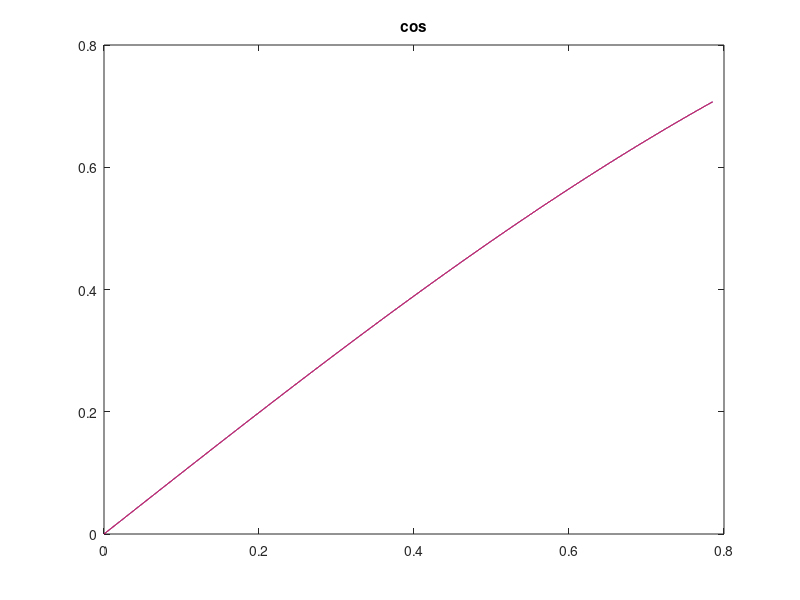
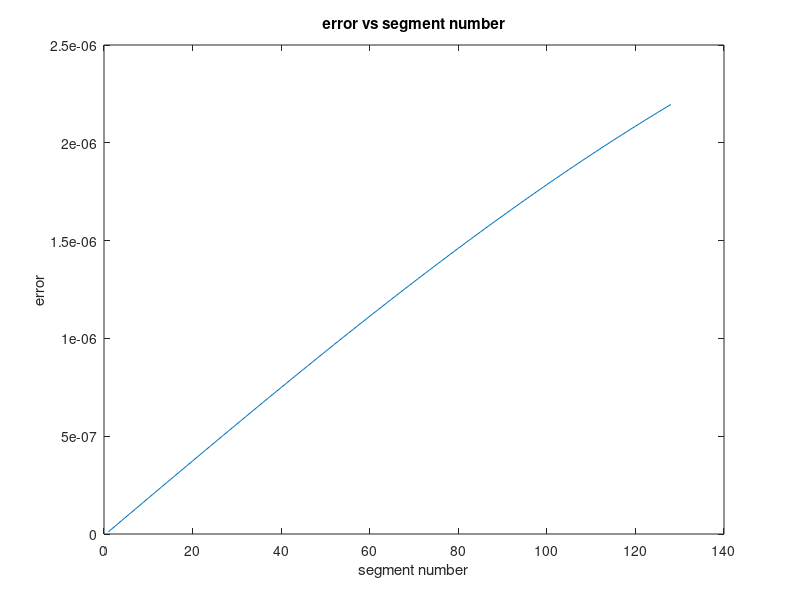

Source code (MATLAB) for these figures, in order:
%%a simple example for polyfit to approximate cosine function
%% Kiran Gunnam
clear all
clc
close all

ns=128; %%number of segments
nr=128; %%number of points in each segment
np=1 %% polynomial order used
arg_max=pi/4;

for i=1:ns
    xsegment_start = (i-1)/ns*arg_max;
    xsegment_end   = i/ns*arg_max;
    xsegment_step  = 1/(ns*nr)*arg_max;

    x(i,:)  =  xsegment_start:xsegment_step:xsegment_end;
    y(i,:)  =  sin(x(i,:));
    p(i,:)  =  polyfit(x(i,:),y(i,:),np);


    y1(i,:) = polyval(p(i,:),x(i,:));
    %%y1(i,:) = x(i,:).*p(i,1)+p(i,2); %same as above for order 1
    %%polynomial
    e(i)  = max(abs(y(i,:)-y1(i,:)));
end
figure
plot(reshape(x',1,[]),reshape(y',1,[]),'b')
hold on
plot(reshape(x',1,[]),reshape(y1',1,[]),'r')
title('cos');
hold off
figure;
plot(e)
title('error vs segment number');
xlabel('segment number')
ylabel('error');
max_error=max(e)
spec_error=2^-15
if(max_error<=spec_error)
    disp('error specification is satisfied')
else
    disp('error specification is not satisfied')
end